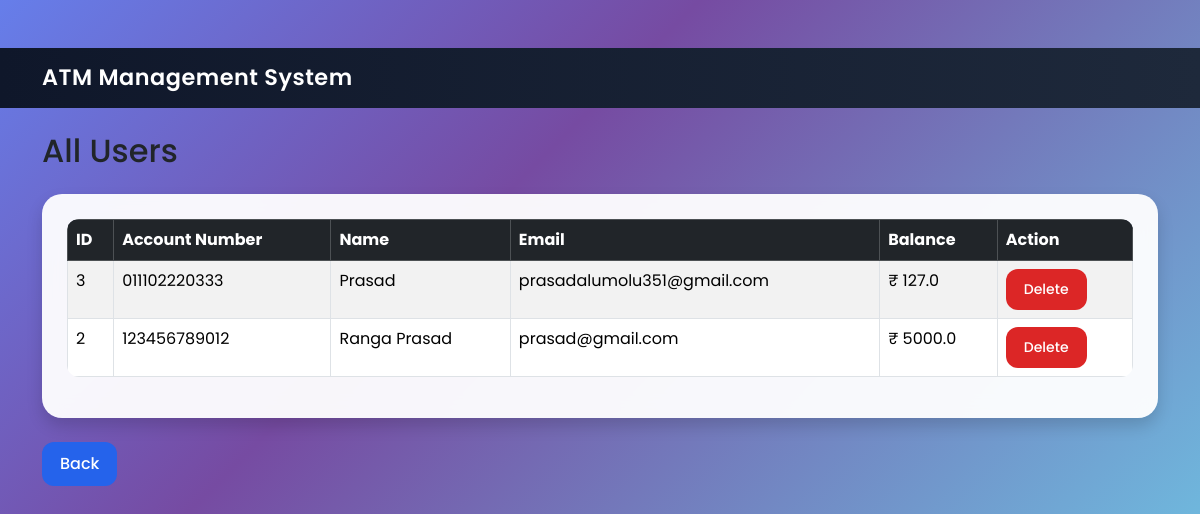
The app's page /view_users (signed in) with its own data.
### tables this page shows
CREATE TABLE users(
    id INTEGER PRIMARY KEY AUTOINCREMENT,
    account_no TEXT UNIQUE NOT NULL,
    name TEXT NOT NULL,
    email TEXT UNIQUE,
    pin TEXT NOT NULL,
    balance REAL DEFAULT 0,
    created_at TIMESTAMP DEFAULT CURRENT_TIMESTAMP
);

### app.py (the view)
@app.route("/view_users")
def view_users():
    if "admin" not in session:
        return redirect("/admin")
    conn = get_db()
    users = conn.execute(
        """
        SELECT
        id,
        account_no,
        name,
        email,
        balance
        FROM users
        ORDER BY id DESC
        """
    ).fetchall()
    conn.close()
    return render_template(
        "view_users.html",
        users=users
    )

### app.py (called while the page is built)
def get_db():
    conn = sqlite3.connect("atm.db")
    conn.row_factory = sqlite3.Row
    return conn

### templates/view_users.html
{% extends 'base.html' %}
{% block content %}
<h2 class="mb-4">
All Users
</h2>
<div class="card shadow">
<div class="card-body">
<table class="table table-bordered table-striped">
<thead class="table-dark">
<tr>
<th>ID</th>
<th>Account Number</th>
<th>Name</th>
<th>Email</th>
<th>Balance</th>
<th>Action</th>
</tr>
</thead>
<tbody>
{% for user in users %}
<tr>
<td>{{ user.id }}</td>
<td>{{ user.account_no }}</td>
<td>{{ user.name }}</td>
<td>{{ user.email }}</td>
<td>₹ {{ user.balance }}</td>
<td>
<a
href="/delete_user/{{ user.id }}"
class="btn btn-danger btn-sm"
onclick="return confirm('Delete User?')">
Delete
</a>
</td>
</tr>
{% endfor %}
</tbody>
</table>
</div>
</div>
<br>
<a href="/admin_dashboard"
class="btn btn-primary">
Back
</a>
{% endblock %}

### static/css/style.css (style rules this page uses)
* { margin:0; padding:0; box-sizing:border-box; font-family:'Poppins',sans-serif; }
body { min-height:100vh; background: linear-gradient( 135deg, #667eea 0%, #764ba2 35%, #6dd5ed 100% ); background-attachment: fixed; }
.card { border:none; border-radius:20px; background:rgba(255,255,255,0.95); backdrop-filter:blur(10px); box-shadow:0 10px 30px rgba(0,0,0,0.15); transition:all 0.3s ease; }
.card-body { padding:25px; }
.btn { border-radius:12px; padding:10px 18px; font-weight:500; transition:0.3s ease; }
.btn-primary { background:#2563eb; border:none; }
.btn-danger { background:#dc2626; border:none; }
.table { border-radius:12px; overflow:hidden; }
.table thead { background:#0f172a; color:white; }

### records on screen
users: id "3", account_no "011102220333", name "Prasad", email "prasadalumolu351@gmail.com", balance "127.0"
users: id "2", account_no "123456789012", name "Ranga Prasad", email "prasad@gmail.com", balance "5000.0"
